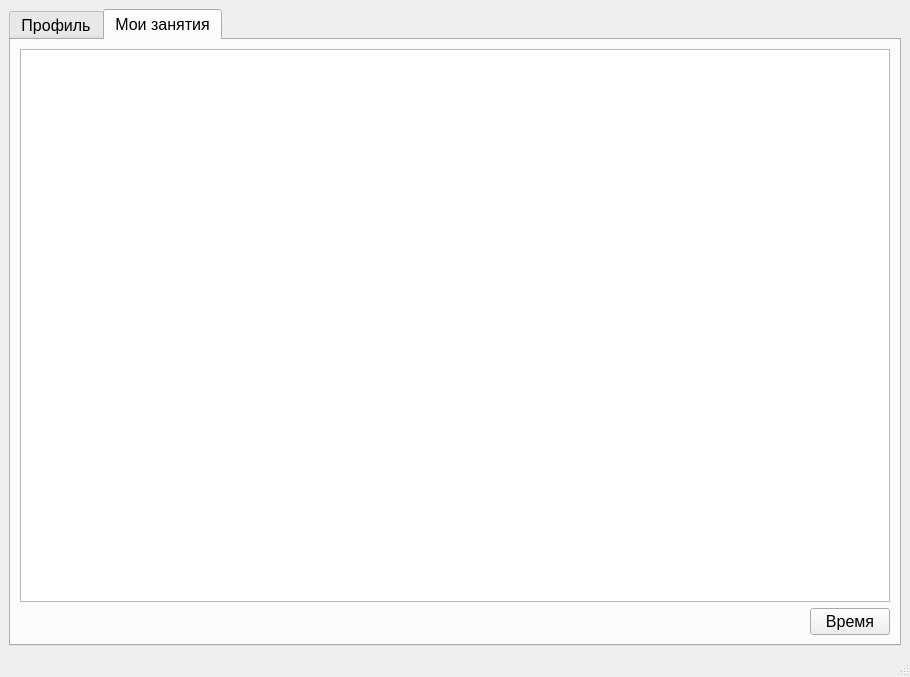
<?xml version="1.0" encoding="UTF-8"?>
<ui version="4.0">
 <class>TeacherWindow</class>
 <widget class="QMainWindow" name="TeacherWindow">
  <property name="geometry">
   <rect>
    <x>0</x>
    <y>0</y>
    <width>910</width>
    <height>677</height>
   </rect>
  </property>
  <property name="windowTitle">
   <string>MainWindow</string>
  </property>
  <widget class="QWidget" name="centralwidget">
   <layout class="QGridLayout" name="gridLayout_3">
    <item row="0" column="0">
     <layout class="QVBoxLayout" name="verticalLayout">
      <item>
       <widget class="QTabWidget" name="tabWidget">
        <property name="font">
         <font>
          <pointsize>12</pointsize>
         </font>
        </property>
        <property name="currentIndex">
         <number>1</number>
        </property>
        <widget class="QWidget" name="ProfileTab">
         <attribute name="title">
          <string>Профиль</string>
         </attribute>
         <layout class="QGridLayout" name="gridLayout_4">
          <item row="0" column="0">
           <layout class="QGridLayout" name="gridLayout">
            <item row="8" column="1">
             <widget class="QLineEdit" name="SpecialnostEdit"/>
            </item>
            <item row="6" column="1">
             <widget class="QLineEdit" name="MiddleNameEdit"/>
            </item>
            <item row="3" column="1">
             <widget class="QLabel" name="label_2">
              <property name="text">
               <string>Имя</string>
              </property>
             </widget>
            </item>
            <item row="2" column="1">
             <widget class="QLineEdit" name="SurnameEdit"/>
            </item>
            <item row="5" column="1">
             <widget class="QLabel" name="label_3">
              <property name="text">
               <string>Отчество</string>
              </property>
             </widget>
            </item>
            <item row="6" column="2">
             <spacer name="horizontalSpacer">
              <property name="orientation">
               <enum>Qt::Horizontal</enum>
              </property>
              <property name="sizeHint" stdset="0">
               <size>
                <width>40</width>
                <height>20</height>
               </size>
              </property>
             </spacer>
            </item>
            <item row="9" column="1">
             <widget class="QLabel" name="label_5">
              <property name="text">
               <string>Номер телефона</string>
              </property>
             </widget>
            </item>
            <item row="0" column="1">
             <spacer name="verticalSpacer">
              <property name="orientation">
               <enum>Qt::Vertical</enum>
              </property>
              <property name="sizeType">
               <enum>QSizePolicy::Expanding</enum>
              </property>
              <property name="sizeHint" stdset="0">
               <size>
                <width>20</width>
                <height>40</height>
               </size>
              </property>
             </spacer>
            </item>
            <item row="10" column="1">
             <widget class="QLineEdit" name="PhoneNumberEdit"/>
            </item>
            <item row="1" column="1">
             <widget class="QLabel" name="label">
              <property name="text">
               <string>Фамилия</string>
              </property>
             </widget>
            </item>
            <item row="12" column="1">
             <widget class="QLineEdit" name="WorkExpEdit"/>
            </item>
            <item row="7" column="1">
             <widget class="QLabel" name="label_4">
              <property name="text">
               <string>Специальность</string>
              </property>
             </widget>
            </item>
            <item row="4" column="1">
             <widget class="QLineEdit" name="NameEdit"/>
            </item>
            <item row="11" column="1">
             <widget class="QLabel" name="label_6">
              <property name="text">
               <string>Стаж работы</string>
              </property>
             </widget>
            </item>
            <item row="13" column="1">
             <spacer name="verticalSpacer_2">
              <property name="orientation">
               <enum>Qt::Vertical</enum>
              </property>
              <property name="sizeType">
               <enum>QSizePolicy::MinimumExpanding</enum>
              </property>
              <property name="sizeHint" stdset="0">
               <size>
                <width>20</width>
                <height>40</height>
               </size>
              </property>
             </spacer>
            </item>
            <item row="6" column="0">
             <spacer name="horizontalSpacer_2">
              <property name="orientation">
               <enum>Qt::Horizontal</enum>
              </property>
              <property name="sizeType">
               <enum>QSizePolicy::MinimumExpanding</enum>
              </property>
              <property name="sizeHint" stdset="0">
               <size>
                <width>40</width>
                <height>20</height>
               </size>
              </property>
             </spacer>
            </item>
            <item row="14" column="1">
             <spacer name="verticalSpacer_3">
              <property name="orientation">
               <enum>Qt::Vertical</enum>
              </property>
              <property name="sizeHint" stdset="0">
               <size>
                <width>20</width>
                <height>40</height>
               </size>
              </property>
             </spacer>
            </item>
            <item row="14" column="3">
             <layout class="QVBoxLayout" name="verticalLayout_2">
              <item>
               <spacer name="verticalSpacer_4">
                <property name="orientation">
                 <enum>Qt::Vertical</enum>
                </property>
                <property name="sizeHint" stdset="0">
                 <size>
                  <width>20</width>
                  <height>40</height>
                 </size>
                </property>
               </spacer>
              </item>
              <item>
               <widget class="QPushButton" name="ExitBtn">
                <property name="text">
                 <string>Выход</string>
                </property>
               </widget>
              </item>
             </layout>
            </item>
           </layout>
          </item>
         </layout>
        </widget>
        <widget class="QWidget" name="MyLessonsTab">
         <attribute name="title">
          <string>Мои занятия</string>
         </attribute>
         <layout class="QGridLayout" name="gridLayout_2">
          <item row="0" column="0">
           <layout class="QGridLayout" name="gridLayout_5">
            <item row="1" column="0">
             <layout class="QHBoxLayout" name="horizontalLayout">
              <item>
               <spacer name="horizontalSpacer_4">
                <property name="orientation">
                 <enum>Qt::Horizontal</enum>
                </property>
                <property name="sizeHint" stdset="0">
                 <size>
                  <width>40</width>
                  <height>20</height>
                 </size>
                </property>
               </spacer>
              </item>
              <item>
               <widget class="QPushButton" name="TimeBtn">
                <property name="text">
                 <string>Время</string>
                </property>
               </widget>
              </item>
             </layout>
            </item>
            <item row="0" column="0">
             <widget class="QTableView" name="ViewLesson"/>
            </item>
           </layout>
          </item>
         </layout>
        </widget>
       </widget>
      </item>
     </layout>
    </item>
   </layout>
  </widget>
  <widget class="QMenuBar" name="menubar">
   <property name="geometry">
    <rect>
     <x>0</x>
     <y>0</y>
     <width>910</width>
     <height>26</height>
    </rect>
   </property>
  </widget>
  <widget class="QStatusBar" name="statusbar"/>
 </widget>
 <resources/>
 <connections/>
</ui>
